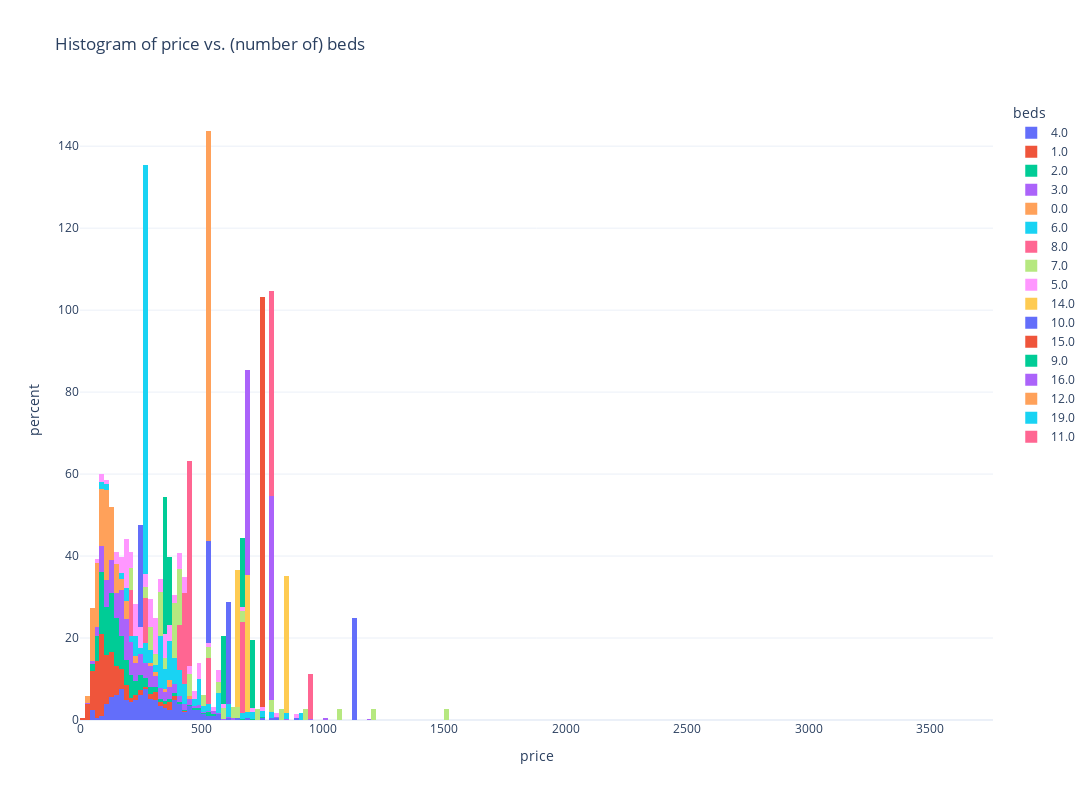

The notebook cell saved with this chart:
### Code cell
fig = px.histogram(listings.dropna(subset=['beds'], axis=0), 
                   x='price', 
                   histnorm='percent',
                   color='beds', 
                   title='Histogram of price vs. (number of) beds')
fig.show()

### Figure 1 — Plotly figure (JSON) as saved in the notebook; plotly's stock layout.template omitted (floating-point values rounded to 4 significant figures; data arrays with more than 128 entries replaced by an {"elided": "..."} marker saying what was removed)
{"data": [{"alignmentgroup": "True", "bingroup": "x", "histnorm": "percent", "hovertemplate": "beds=4.0<br>price=%{x}<br>percent=%{y}<extra></extra>", "legendgroup": "4.0", "marker": {"color": "#636efa"}, "name": "4.0", "offsetgroup": "4.0", "orientation": "v", "showlegend": true, "type": "histogram", "x": {"elided": "210 int values"}, "xaxis": "x", "yaxis": "y"}, {"alignmentgroup": "True", "bingroup": "x", "histnorm": "percent", "hovertemplate": "beds=1.0<br>price=%{x}<br>percent=%{y}<extra></extra>", "legendgroup": "1.0", "marker": {"color": "#EF553B"}, "name": "1.0", "offsetgroup": "1.0", "orientation": "v", "showlegend": true, "type": "histogram", "x": {"elided": "1846 int values"}, "xaxis": "x", "yaxis": "y"}, {"alignmentgroup": "True", "bingroup": "x", "histnorm": "percent", "hovertemplate": "beds=2.0<br>price=%{x}<br>percent=%{y}<extra></extra>", "legendgroup": "2.0", "marker": {"color": "#00cc96"}, "name": "2.0", "offsetgroup": "2.0", "orientation": "v", "showlegend": true, "type": "histogram", "x": {"elided": "1108 int values"}, "xaxis": "x", "yaxis": "y"}, {"alignmentgroup": "True", "bingroup": "x", "histnorm": "percent", "hovertemplate": "beds=3.0<br>price=%{x}<br>percent=%{y}<extra></extra>", "legendgroup": "3.0", "marker": {"color": "#ab63fa"}, "name": "3.0", "offsetgroup": "3.0", "orientation": "v", "showlegend": true, "type": "histogram", "x": {"elided": "495 int values"}, "xaxis": "x", "yaxis": "y"}, {"alignmentgroup": "True", "bingroup": "x", "histnorm": "percent", "hovertemplate": "beds=0.0<br>price=%{x}<br>percent=%{y}<extra></extra>", "legendgroup": "0.0", "marker": {"color": "#FFA15A"}, "name": "0.0", "offsetgroup": "0.0", "orientation": "v", "showlegend": true, "type": "histogram", "x": [300, 150, 90, 100, 175, 99, 360, 115, 101, 350, 120, 55, 159, 95, 92, 93, 125, 114, 60, 100, 50, 108, 80, 199, 100, 189, 82, 182, 49, 295, 40, 102, 40, 68, 450, 53, 95, 42, 156, 77, 62, 128, 236, 78, 117, 97, 116, 107, 116, 105, 142, 115, 77, 123, 98, 136, 130, 105, 166, 176, 116, 70, 107, 138, 113, 78, 154, 100, 70, 150, 79, 54, 45, 73, 59, 70, 80, 62, 50, 184, 59, 32, 365, 50, 136, 60, 134, 150, 129, 78, 115, 124, 84, 38, 125, 53, 129, 99, 112, 55, 99, 71, 129, 238, 60, 101, 105, 62, 120, 100, 198, 93, 154, 105, 99], "xaxis": "x", "yaxis": "y"}, {"alignmentgroup": "True", "bingroup": "x", "histnorm": "percent", "hovertemplate": "beds=6.0<br>price=%{x}<br>percent=%{y}<extra></extra>", "legendgroup": "6.0", "marker": {"color": "#19d3f3"}, "name": "6.0", "offsetgroup": "6.0", "orientation": "v", "showlegend": true, "type": "histogram", "x": [600, 425, 700, 189, 350, 342, 330, 119, 295, 275, 335, 220, 95, 795, 699, 562, 534, 426, 337, 562, 365, 337, 364, 350, 494, 337, 414, 365, 295, 475, 227, 480, 418, 408, 203, 262, 179, 395, 379, 605, 361, 497, 675, 435, 279, 388, 568, 388, 304, 326, 247, 415, 222, 395, 740, 180, 329, 500, 499, 916, 364, 845, 329], "xaxis": "x", "yaxis": "y"}, {"alignmentgroup": "True", "bingroup": "x", "histnorm": "percent", "hovertemplate": "beds=8.0<br>price=%{x}<br>percent=%{y}<extra></extra>", "legendgroup": "8.0", "marker": {"color": "#FF6692"}, "name": "8.0", "offsetgroup": "8.0", "orientation": "v", "showlegend": true, "type": "histogram", "x": [205, 679, 429, 279, 950, 536, 419, 675, 437], "xaxis": "x", "yaxis": "y"}, {"alignmentgroup": "True", "bingroup": "x", "histnorm": "percent", "hovertemplate": "beds=7.0<br>price=%{x}<br>percent=%{y}<extra></extra>", "legendgroup": "7.0", "marker": {"color": "#B6E880"}, "name": "7.0", "offsetgroup": "7.0", "orientation": "v", "showlegend": true, "type": "histogram", "x": [404, 829, 624, 265, 726, 1200, 386, 400, 598, 531, 404, 325, 404, 337, 562, 399, 459, 449, 325, 201, 415, 289, 504, 1500, 669, 352, 399, 646, 306, 922, 215, 792, 391, 280, 392, 338, 1064], "xaxis": "x", "yaxis": "y"}, {"alignmentgroup": "True", "bingroup": "x", "histnorm": "percent", "hovertemplate": "beds=5.0<br>price=%{x}<br>percent=%{y}<extra></extra>", "legendgroup": "5.0", "marker": {"color": "#FF97FF"}, "name": "5.0", "offsetgroup": "5.0", "orientation": "v", "showlegend": true, "type": "histogram", "x": [379, 260, 291, 239, 579, 117, 288, 180, 200, 359, 200, 229, 314, 150, 320, 525, 450, 300, 231, 405, 331, 199, 237, 700, 369, 284, 401, 756, 186, 311, 359, 318, 598, 350, 193, 250, 485, 171, 565, 476, 271, 383, 307, 185, 185, 546, 337, 426, 194, 274, 431, 315, 296, 230, 80, 185, 365, 238, 201, 152, 194, 240, 471, 670, 428, 253, 258, 175, 292, 70, 346, 250, 141, 199, 222, 455, 430, 175, 359, 495, 418, 365, 561, 170, 485, 306, 395, 899, 404, 189, 225, 304, 208, 499, 313, 199, 800, 349, 299, 299, 80], "xaxis": "x", "yaxis": "y"}, {"alignmentgroup": "True", "bingroup": "x", "histnorm": "percent", "hovertemplate": "beds=14.0<br>price=%{x}<br>percent=%{y}<extra></extra>", "legendgroup": "14.0", "marker": {"color": "#FECB52"}, "name": "14.0", "offsetgroup": "14.0", "orientation": "v", "showlegend": true, "type": "histogram", "x": [693, 842, 656], "xaxis": "x", "yaxis": "y"}, {"alignmentgroup": "True", "bingroup": "x", "histnorm": "percent", "hovertemplate": "beds=10.0<br>price=%{x}<br>percent=%{y}<extra></extra>", "legendgroup": "10.0", "marker": {"color": "#636efa"}, "name": "10.0", "offsetgroup": "10.0", "orientation": "v", "showlegend": true, "type": "histogram", "x": [525, 1128, 616, 259], "xaxis": "x", "yaxis": "y"}, {"alignmentgroup": "True", "bingroup": "x", "histnorm": "percent", "hovertemplate": "beds=15.0<br>price=%{x}<br>percent=%{y}<extra></extra>", "legendgroup": "15.0", "marker": {"color": "#EF553B"}, "name": "15.0", "offsetgroup": "15.0", "orientation": "v", "showlegend": true, "type": "histogram", "x": [749], "xaxis": "x", "yaxis": "y"}, {"alignmentgroup": "True", "bingroup": "x", "histnorm": "percent", "hovertemplate": "beds=9.0<br>price=%{x}<br>percent=%{y}<extra></extra>", "legendgroup": "9.0", "marker": {"color": "#00cc96"}, "name": "9.0", "offsetgroup": "9.0", "orientation": "v", "showlegend": true, "type": "histogram", "x": [674, 376, 580, 350, 355, 714], "xaxis": "x", "yaxis": "y"}, {"alignmentgroup": "True", "bingroup": "x", "histnorm": "percent", "hovertemplate": "beds=16.0<br>price=%{x}<br>percent=%{y}<extra></extra>", "legendgroup": "16.0", "marker": {"color": "#ab63fa"}, "name": "16.0", "offsetgroup": "16.0", "orientation": "v", "showlegend": true, "type": "histogram", "x": [788, 685], "xaxis": "x", "yaxis": "y"}, {"alignmentgroup": "True", "bingroup": "x", "histnorm": "percent", "hovertemplate": "beds=12.0<br>price=%{x}<br>percent=%{y}<extra></extra>", "legendgroup": "12.0", "marker": {"color": "#FFA15A"}, "name": "12.0", "offsetgroup": "12.0", "orientation": "v", "showlegend": true, "type": "histogram", "x": [530], "xaxis": "x", "yaxis": "y"}, {"alignmentgroup": "True", "bingroup": "x", "histnorm": "percent", "hovertemplate": "beds=19.0<br>price=%{x}<br>percent=%{y}<extra></extra>", "legendgroup": "19.0", "marker": {"color": "#19d3f3"}, "name": "19.0", "offsetgroup": "19.0", "orientation": "v", "showlegend": true, "type": "histogram", "x": [275], "xaxis": "x", "yaxis": "y"}, {"alignmentgroup": "True", "bingroup": "x", "histnorm": "percent", "hovertemplate": "beds=11.0<br>price=%{x}<br>percent=%{y}<extra></extra>", "legendgroup": "11.0", "marker": {"color": "#FF6692"}, "name": "11.0", "offsetgroup": "11.0", "orientation": "v", "showlegend": true, "type": "histogram", "x": [787, 449], "xaxis": "x", "yaxis": "y"}], "layout": {"barmode": "relative", "height": 800, "legend": {"title": {"text": "beds"}, "tracegroupgap": 0}, "title": {"text": "Histogram of price vs. (number of) beds"}, "width": 1200, "xaxis": {"anchor": "y", "autorange": true, "domain": [0, 1], "range": [-0.5, 3760.0], "title": {"text": "price"}, "type": "linear"}, "yaxis": {"anchor": "x", "autorange": true, "domain": [0, 1], "range": [0, 151.3], "title": {"text": "percent"}}}}
